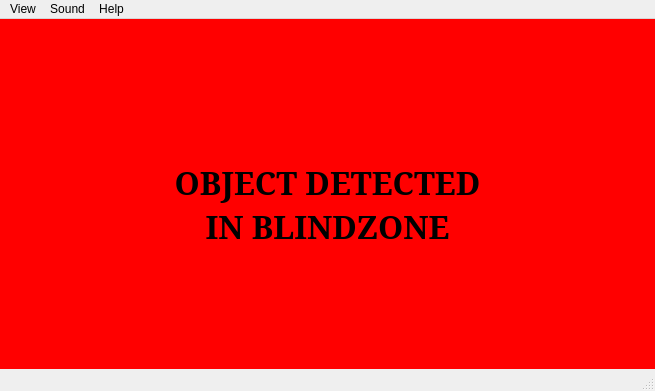
<?xml version="1.0" encoding="UTF-8"?>
<ui version="4.0">
 <class>MainWindow</class>
 <widget class="QMainWindow" name="MainWindow">
  <property name="geometry">
   <rect>
    <x>0</x>
    <y>0</y>
    <width>655</width>
    <height>391</height>
   </rect>
  </property>
  <property name="sizePolicy">
   <sizepolicy hsizetype="Fixed" vsizetype="Fixed">
    <horstretch>0</horstretch>
    <verstretch>0</verstretch>
   </sizepolicy>
  </property>
  <property name="windowTitle">
   <string>Code Red - Blinzone</string>
  </property>
  <widget class="QWidget" name="centralwidget">
   <widget class="QLabel" name="blindzoneLabel">
    <property name="geometry">
     <rect>
      <x>0</x>
      <y>0</y>
      <width>655</width>
      <height>370</height>
     </rect>
    </property>
    <property name="font">
     <font>
      <family>Garamond</family>
      <pointsize>24</pointsize>
      <weight>75</weight>
      <bold>true</bold>
     </font>
    </property>
    <property name="styleSheet">
     <string notr="true">#blindzoneLabel{background-color: red}</string>
    </property>
    <property name="text">
     <string>OBJECT DETECTED                                      IN BLINDZONE</string>
    </property>
    <property name="textFormat">
     <enum>Qt::AutoText</enum>
    </property>
    <property name="alignment">
     <set>Qt::AlignCenter</set>
    </property>
    <property name="wordWrap">
     <bool>true</bool>
    </property>
   </widget>
  </widget>
  <widget class="QMenuBar" name="menubar">
   <property name="geometry">
    <rect>
     <x>0</x>
     <y>0</y>
     <width>655</width>
     <height>21</height>
    </rect>
   </property>
   <widget class="QMenu" name="menuView">
    <property name="title">
     <string>View</string>
    </property>
    <addaction name="actionSpeed_and_distance"/>
    <addaction name="actionLight_mode"/>
    <addaction name="actionRecent_messages"/>
    <addaction name="actionQuit"/>
   </widget>
   <widget class="QMenu" name="menuSound">
    <property name="title">
     <string>Sound</string>
    </property>
   </widget>
   <widget class="QMenu" name="menuHelp">
    <property name="title">
     <string>Help</string>
    </property>
   </widget>
   <addaction name="menuView"/>
   <addaction name="menuSound"/>
   <addaction name="menuHelp"/>
  </widget>
  <widget class="QStatusBar" name="statusbar"/>
  <action name="actionSpeed_and_distance">
   <property name="text">
    <string>Speed and distance</string>
   </property>
  </action>
  <action name="actionLight_mode">
   <property name="text">
    <string>Light mode</string>
   </property>
  </action>
  <action name="actionRecent_messages">
   <property name="text">
    <string>Recent messages</string>
   </property>
  </action>
  <action name="actionQuit">
   <property name="text">
    <string>Quit</string>
   </property>
  </action>
 </widget>
 <resources/>
 <connections/>
</ui>
